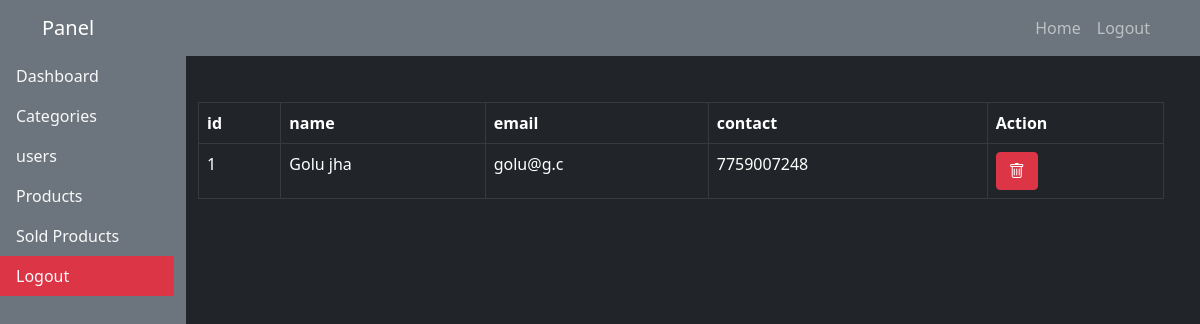
Page /admin/users.php (signed in) on the committed database.
### tables this page shows
CREATE TABLE `users` (
  `id` int(11) NOT NULL,
  `contact` varchar(100) NOT NULL,
  `name` varchar(100) NOT NULL,
  `email` varchar(100) NOT NULL,
  `password` varchar(200) NOT NULL
);

### admin/users.php (the view, shortened to what this page needs)
<?php include "../dbconnect.php";
?>
<!DOCTYPE html>
<html lang="en">
<head>
    <link rel="stylesheet" href="../style.css">
    <link href="https://cdn.jsdelivr.net/npm/bootstrap@5.1.3/dist/css/bootstrap.min.css" rel="stylesheet">
<link rel="stylesheet" href="https://cdn.jsdelivr.net/npm/bootstrap-icons@1.7.2/font/bootstrap-icons.css">
</head>
<body class="bg-dark">
<?php include "header.php";?>
<div class="container-fluid ps-0">
    <div class="row w-100 p-0">
        <div class="col-2 bg-secondary" style="height:100vh;overflow-y:scroll">
            <?php include "side.php";?>
        </div>
        <div class="col-10">
            <h2>manage Categories</h2>
            <div class="row">
                <div class="col-12">
                    <table class="table table-dark table-hover table-bordered">
                    <tr>
                        <th>id</th>
                        <th>name</th>
                        <th>email</th>
                        <th>contact</th>
                        <th>Action</th>
                    </tr>
                    <?php
                    $Cat = mysqli_query($connect,"select * from users");
                    while($row = mysqli_fetch_array($Cat)){
                    ?>
                    <tr>
                        <td><?= $row['id'];?></td>
                        <td><?= $row['name'];?></td>
                        <td><?= $row['email'];?></td>
                        <td><?= $row['contact'];?></td>
                        <td><a href="users.php?del_id=<?= $row['id'];?>" class="btn btn-danger"><i class="bi bi-trash"></i></a></td>
                    </tr>
                    <?php } ?>
                    </table>
                </div>
            </div>
        </div>
    </div>
</div>
</body>
</html>

### rows in the picture
users: id "1", name "Golu jha", email "golu@g.c", contact "7759007248"
